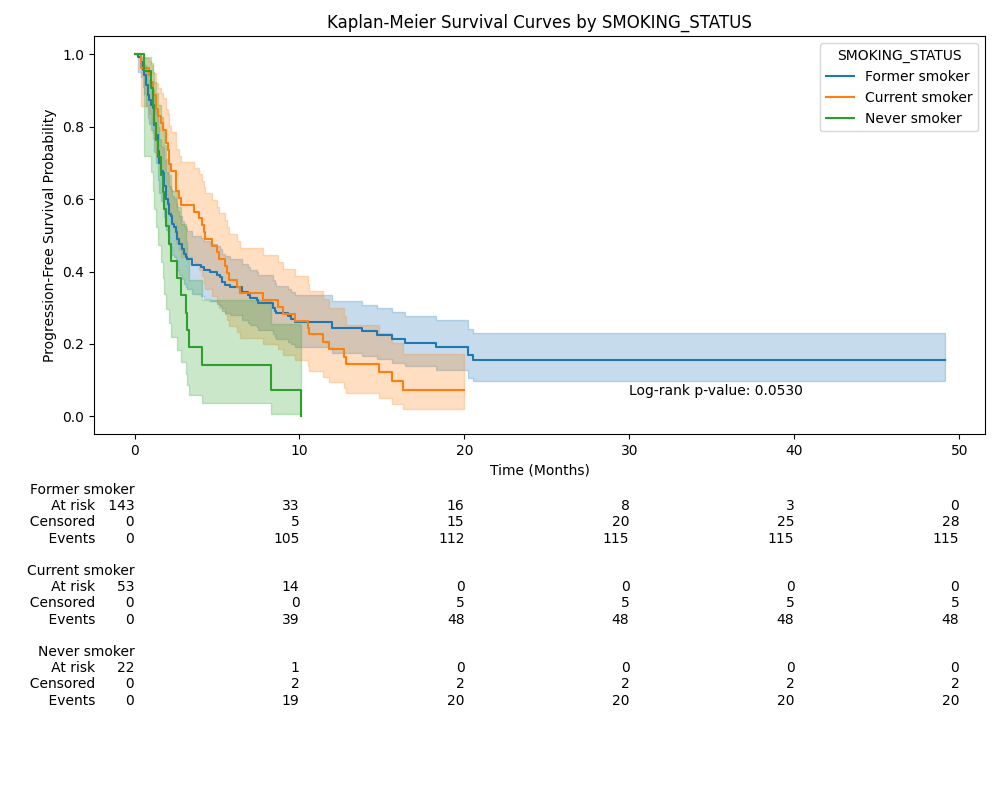
#> input picture km/km_plot_SMOKING_STATUS.png, 1000 x 800 px
$ python km_quad.py
#> lines starting #> are read from the running program, lines starting #| are printed output that depends on the picture
from PIL import Image
from PIL import ImageDraw, ImageFont

# Load the four images
image1 = Image.open('km_plot_SMOKING_STATUS.png')
#> image1 is the input picture: PIL image 1000x800 RGBA; mean R, G, B, A 246.4, 247.3, 246.4, 255
image2 = Image.open('km_plot_IMMUNOTHERAPY.png')
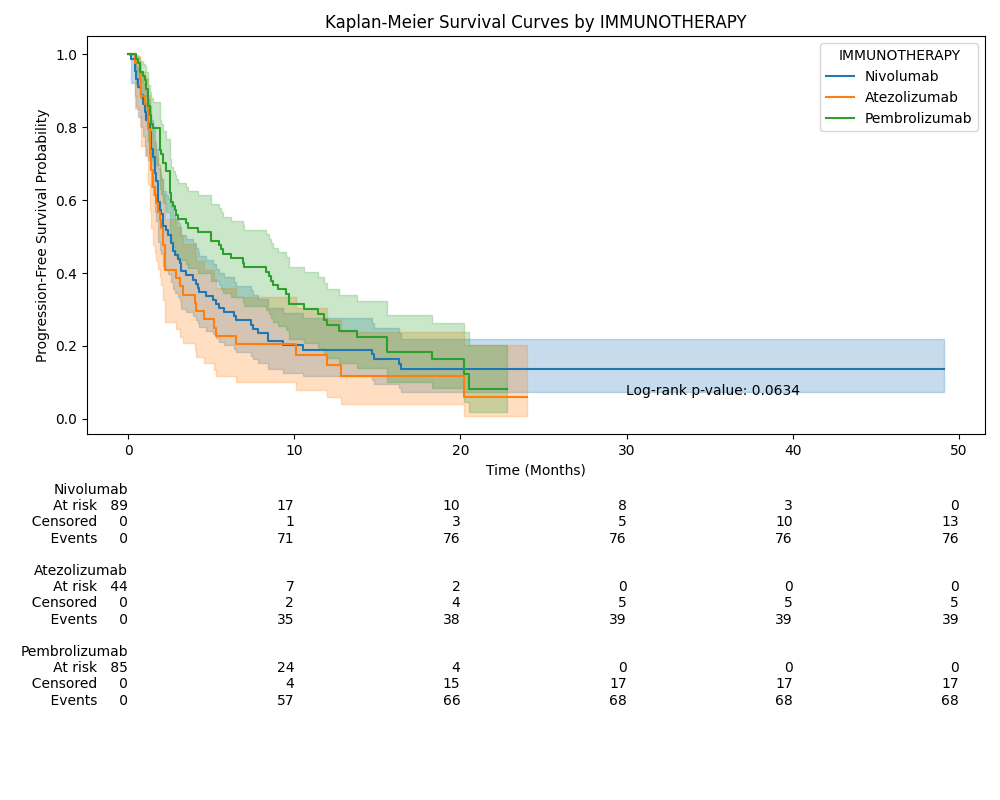
#> input picture km/km_plot_IMMUNOTHERAPY.png, 1000 x 800 px
#> image2 is the input picture: PIL image 1000x800 RGBA; mean R, G, B, A 245.7, 246.8, 245.4, 255
image3 = Image.open('km_plot_EGFR_DRIVER.png')
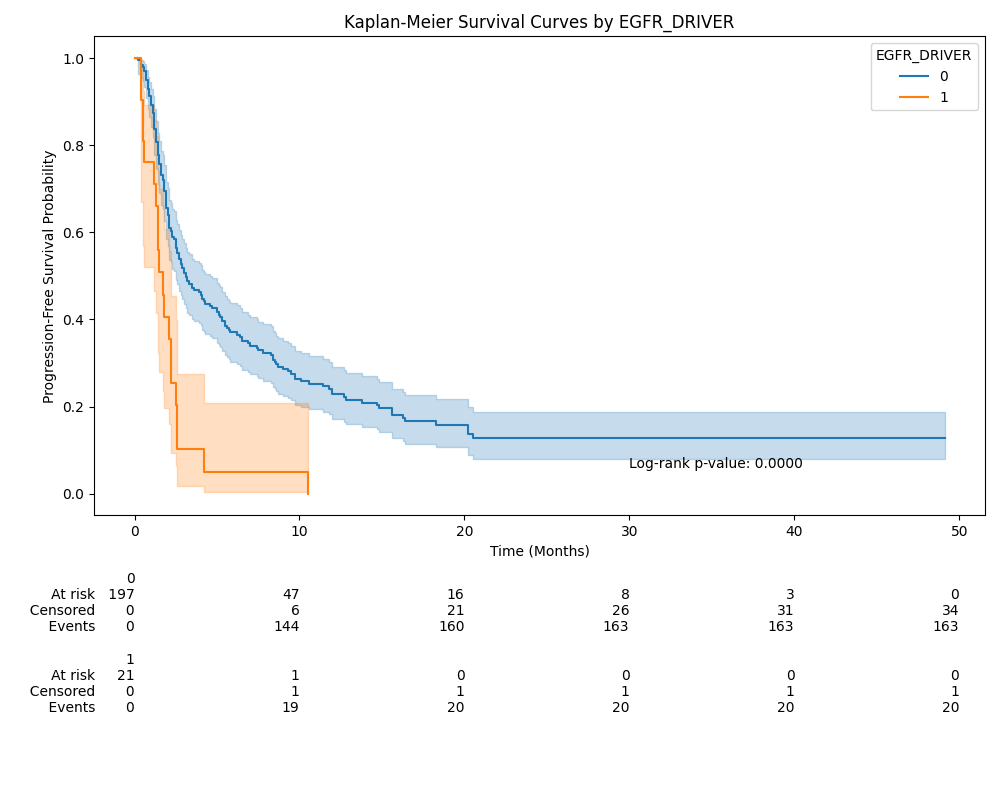
#> input picture km/km_plot_EGFR_DRIVER.png, 1000 x 800 px
#> image3 is the input picture: PIL image 1000x800 RGBA; mean R, G, B, A 248.4, 248.8, 248.9, 255
image4 = Image.open('km_plot_STK11_DRIVER.png')
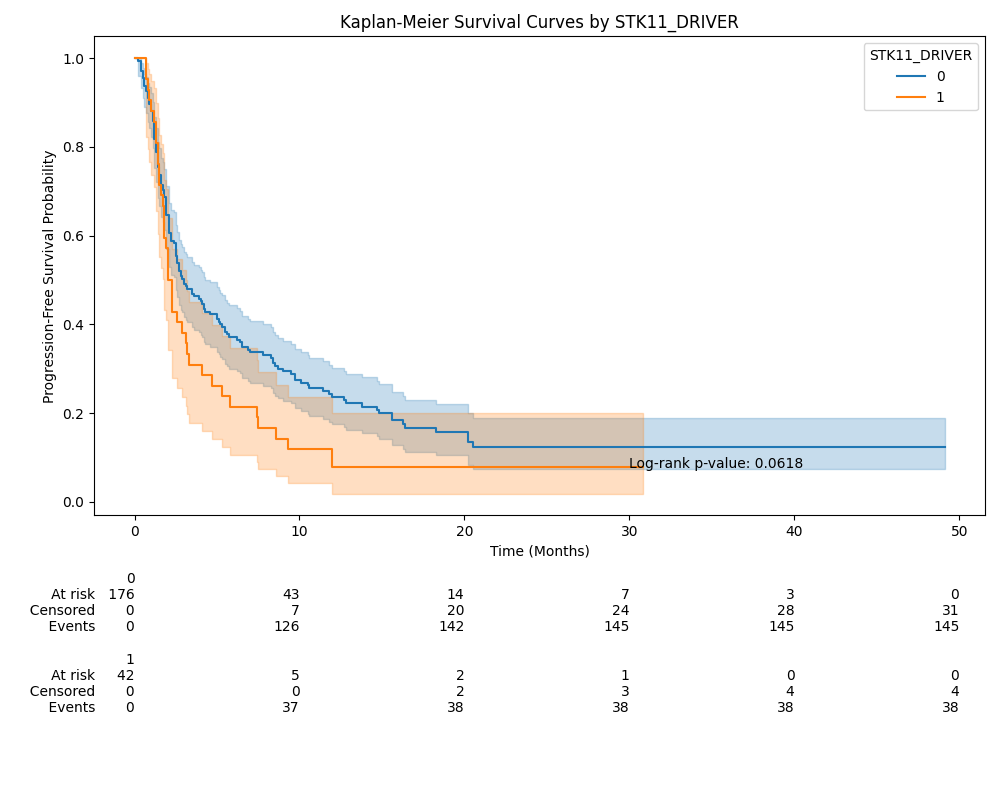
#> input picture km/km_plot_STK11_DRIVER.png, 1000 x 800 px
#> image4 is the input picture: PIL image 1000x800 RGBA; mean R, G, B, A 248.5, 247.7, 246.9, 255

# Determine the size of each image (assuming all images are the same size)
width, height = image1.size
#> width = 1000; height = 800

# Create a new blank image with dimensions to fit all four images in a 2x2 grid
new_image = Image.new('RGB', (width * 2, height * 2))
#> new_image: PIL image 2000x1600 RGB; every value is 0


"""# Load a font
try:
    font = ImageFont.truetype("/System/Library/Fonts/Helvetica.ttc", 40)
except IOError:
    font = ImageFont.load_default()

# Define labels and their positions
labels = ['A)', 'B)', 'C)', 'D)']
positions = [(20, 10), (width + 20, 10), (10, height + 10), (width + 10, height + 10)]
"""

new_image.paste(image1, (0, 0))
new_image.paste(image2, (width, 0))
new_image.paste(image3, (0, height))
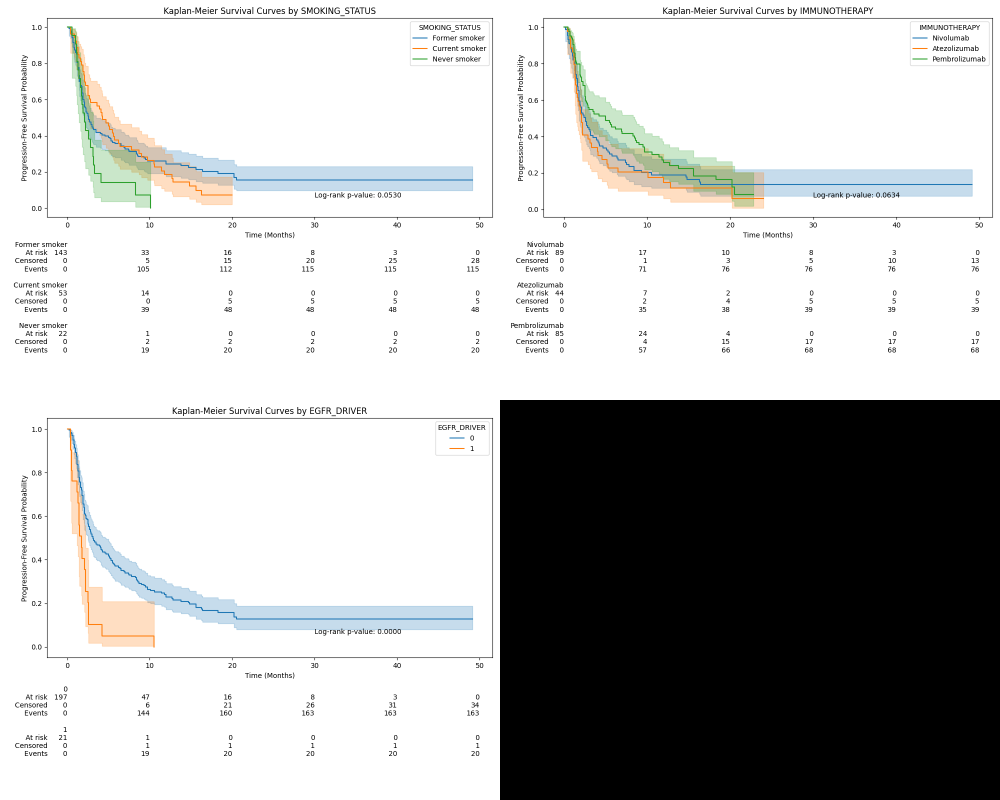
#> new_image: PIL image 2000x1600 RGB (shown at 1/2 size); mean R, G, B 185.1, 185.7, 185.2
new_image.paste(image4, (width, height))
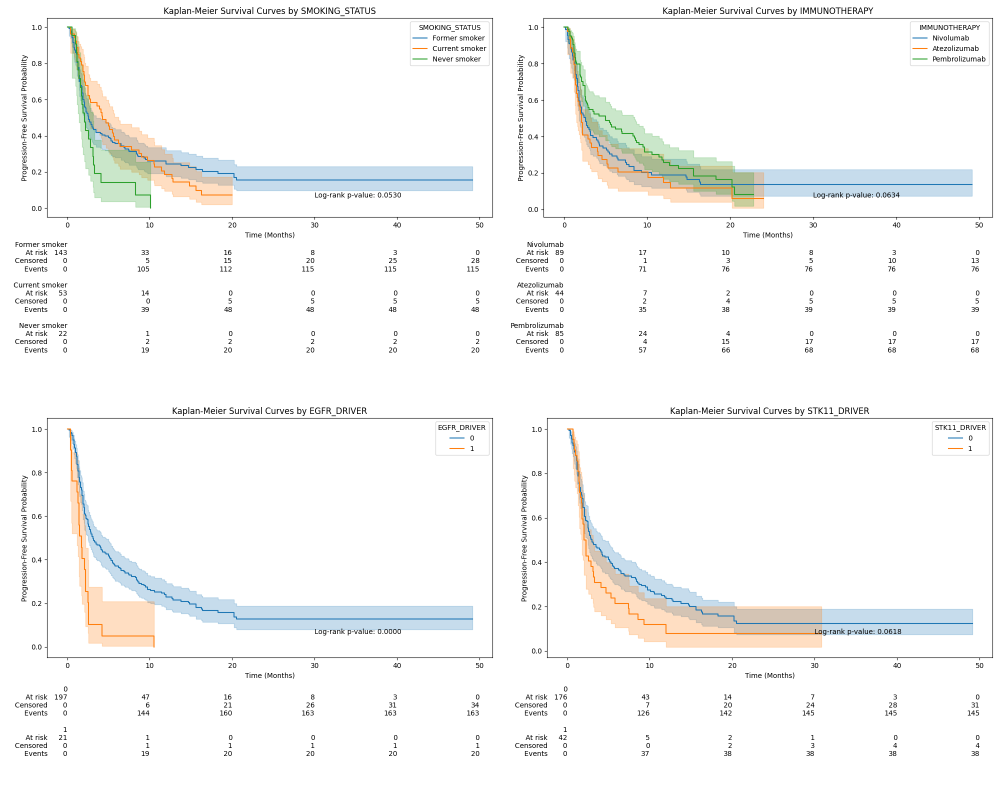
#> new_image: PIL image 2000x1600 RGB (shown at 1/2 size); mean R, G, B 247.3, 247.6, 246.9

# Save the resulting image
new_image.save('km/km_quad_SMOKE_IO_EGFR_STK11.png')
